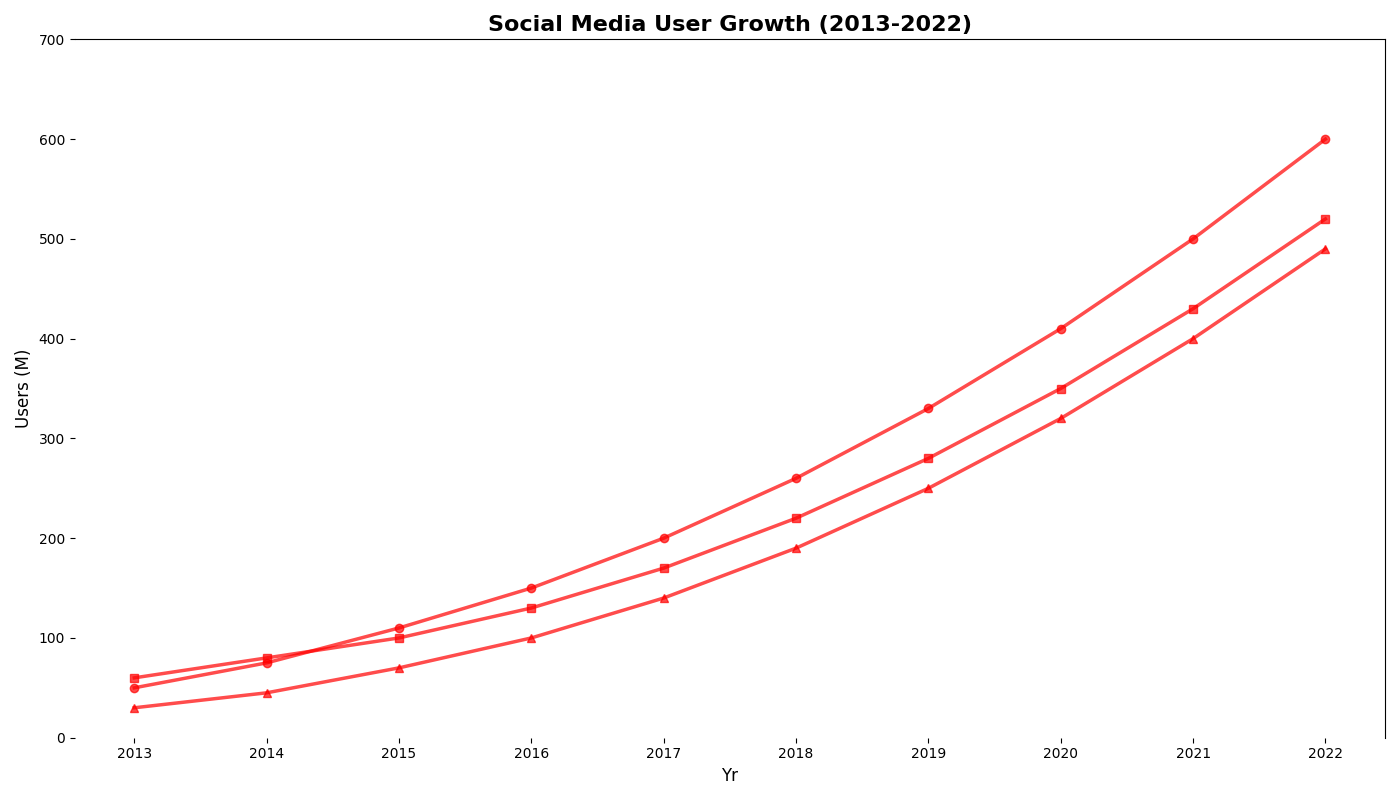

Write the Python code that produced this figure.
import matplotlib.pyplot as plt
import numpy as np

years = np.arange(2013, 2023)

socialgram_users = [
    50, 75, 110, 150, 200, 260, 330, 410, 500, 600,
]

chatbuzz_users = [
    60, 80, 100, 130, 170, 220, 280, 350, 430, 520,
]

imageshare_users = [
    30, 45, 70, 100, 140, 190, 250, 320, 400, 490,
]

fig, ax = plt.subplots(figsize=(14, 8))

ax.plot(years, socialgram_users, marker='o', linestyle='-', linewidth=2.5, color='red', alpha=0.7)
ax.plot(years, chatbuzz_users, marker='s', linestyle='-', linewidth=2.5, color='red', alpha=0.7)
ax.plot(years, imageshare_users, marker='^', linestyle='-', linewidth=2.5, color='red', alpha=0.7)

ax.set_xlabel('Yr', fontsize=12)
ax.set_ylabel('Users (M)', fontsize=12)
ax.set_title('Social Media User Growth (2013-2022)', fontsize=16, fontweight='bold')

ax.set_xticks(years)
ax.set_yticks(np.arange(0, 800, 100))

# Hide top and right spines
ax.spines['bottom'].set_visible(False)
ax.spines['left'].set_visible(False)

plt.tight_layout()
plt.show()
